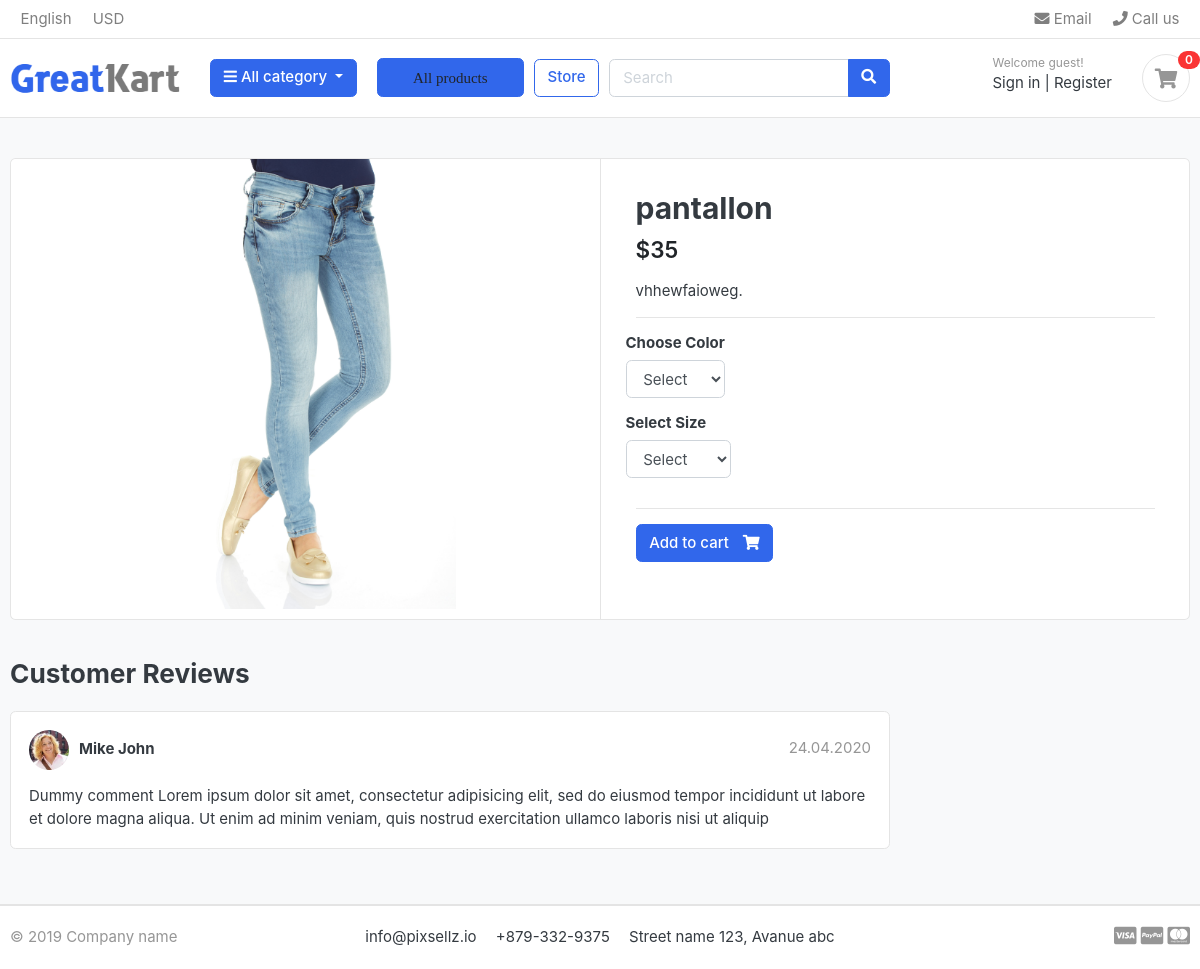
The app's page /store/category/pantallon/pantallon/ with its own data.
### store/models.py (models this page shows, shortened)
class Product(models.Model):
    product_name=models.CharField(max_length=50,unique=True)
    slug=models.SlugField(max_length=50,unique=True)
    description=models.TextField(max_length=500,blank=True)
    price=models.IntegerField()
    image=models.ImageField(upload_to='photos/products')
    stock=models.IntegerField()
    is_available=models.BooleanField(default=True)
    category=models.ForeignKey(category,on_delete=models.CASCADE)
    created_date=models.DateTimeField(auto_now_add=True)
    modified_date=models.DateTimeField(auto_now=True)

### store/views.py (the view)
# urls.py: path('store/category/<slug:category_slug>/<slug:product_slug>/', views.product_detail, name='products_details'),  # Fixed the URL pattern
def product_detail(request,category_slug,product_slug):
    try:
        single_product = Product.objects.get(category__slug=category_slug,slug=product_slug)#dans produit je dois recuperer le slug se trouvant dans categorie
        in_cart=CartItem.objects.filter(cart__cart_id=_cart_id(request),product=single_product).exists()
    except Exception as e:
        raise e
    context={
        'single_product':single_product,
        'in_cart':in_cart
    }
    return render(request,'store/product_detail.html',context)

### carts/context_processors.py (called while the page is built)
def counter(request):
    cart_count=0
    if 'admin' in request.path:
        return {}
    else:
        try:
            cart=Cart.objects.filter(cart_id=_cart_id(request))
            if request.user.is_authenticated:
                cart_items = CartItem.objects.all().filter(user=request.user)
            else:
                cart_items = CartItem.objects.all().filter(cart=cart[:1])
            for cart_item in cart_items:
                cart_count += cart_item.quantity
        except Cart.DoesNotExist:
            cart_count=0
    return dict(cart_count = cart_count)

### carts/views.py (called while the page is built)
def _cart_id(request):
    cart = request.session.session_key
    if not cart:
        request.session.create()
        cart = request.session.session_key
    return cart

### category/context_processor.py (called while the page is built)
def menu_link(request):
    links = category.objects.all()
    return dict(links=links)

### category/models.py (called while the page is built)
    def get_url(self):
        return reverse('products_by_category',args=[self.slug])

### store/models.py (called while the page is built)
    def colors(self):
        return super(VariationManager,self).filter(variation_category='color',is_active=True)

    def sizes(self):
        return super(VariationManager,self).filter(variation_category='size',is_active=True)

### e_commerce/templates/store/product_detail.html (shortened to what this page needs)
{% extends "base.html" %}
{% load static %}
{% block content %}
<section class="section-content padding-y bg">
    <div class="container">
    <div class="card">
        <div class="row no-gutters">
            <aside class="col-md-6">
    <article class="gallery-wrap">
        <div class="img-big-wrap">
           <a href="#"><img src="{{ single_product.image.url }}"></a>
        </div>
    </article>
            </aside>
            <main class="col-md-6 border-left">
      <form action = "{% url 'add_cart' single_product.id %}" method="POST">
          <article class="content-body">
          <h2 class="title">{{ single_product.product_name }}</h2>
          <div class="mb-3">
              <var class="price h4">${{ single_product.price }}</var>
          </div>
          <p>{{ single_product.description }}.</p>
          <hr>
              <div class="row">
                  <div class="item-option-select">
                      <h6>Choose Color</h6>
                      <select name="color" class="form-control" required>
                        <option value="" disable selected>Select</option>
                      </select>
                  </div>
              </div>
              <div class="row">
                  <div class="item-option-select">
                      <h6>Select Size</h6>
                      <select name="size" class="form-control" required>
                        <option value="" disable selected>Select</option>
                      </select>
                  </div>
              </div>
              <hr>
              {% if single_product.stock <= 0 %}
                  <h5 class="text-danger">Out of stock </h5>
                  {% else %}
                  <button type="submit" class="btn  btn-primary"> <span class="text">Add to cart</span> <i class="fas fa-shopping-cart"></i>  </button>
              {% endif %}
          </article>
  </form>
            </main>
        </div>
    </div>
    <br>
    <div class="row">
                <div class="col-md-9">
        <header class="section-heading">
            <h3>Customer Reviews </h3>
        </header>
        <article class="box mb-3">
            <div class="icontext w-100">
                <img src="{% static './images/avatars/avatar1.jpg'%}" class="img-xs icon rounded-circle">
                <div class="text">
                    <span class="date text-muted float-md-right">24.04.2020 </span>
                    <h6 class="mb-1">Mike John </h6>
                </div>
            </div>
            <div class="mt-3">
                <p>
                    Dummy comment Lorem ipsum dolor sit amet, consectetur adipisicing elit, sed do eiusmod
                    tempor incididunt ut labore et dolore magna aliqua. Ut enim ad minim veniam,
                    quis nostrud exercitation ullamco laboris nisi ut aliquip
                </p>
            </div>
        </article>
        </div>
    </div>
    </div>
    </section>
{% endblock%}

### e_commerce/static/css/ui.css (style rules this page uses)
html { font-family: "Inter", sans-serif; font-size: 15px; }
.content-body { flex: 1 1 auto; padding: 2rem 2.3rem; }
.img-xs, .img-sm, .img-md, .img-lg { -o-object-fit: cover; object-fit: cover; flex-shrink: 0; flex-grow: 0; }
.img-xs { width: 40px; height: 40px; }
.padding-y { padding-top: 40px; padding-bottom: 40px; }
var { font-style: normal; }
article:after, .form-group:after { display: block; clear: both; content: ""; }
.bg { background-color: #f8f9fa; }
.section-heading { margin-bottom: 20px; margin-top: 15px; }
p:last-child { margin-bottom: 0; }
.btn .text + i { margin-left: 10px; }
.icontext { display: inline-flex; align-items: center; vertical-align: middle; }
.icontext .text { width: 100%; line-height: 1.2; }
.icontext .icon { position: relative; margin-right: 10px; flex-shrink: 0; flex-grow: 0; }
.price { font-weight: 600; color: #212529; }
.box { padding: 18px; background: #fff; border-radius: 0.37rem; border: 1px solid #e4e4e4; }
.box img { max-width: 100%; }
.gallery-wrap .img-big-wrap { margin-bottom: 10px; border-radius: 0.37rem; overflow: hidden; background-color: #fff; }
.gallery-wrap .img-big-wrap a { text-align: center; display: block; }
.gallery-wrap .img-big-wrap img { height: 450px; width: auto; display: inline-block; }
.item-option-select { margin-bottom: 1rem; display: inline-block; margin-right: 15px; }

### records on screen
Product: image (picture), product_name "pantallon", price "35", description "vhhewfaioweg"

### other values on screen
{{ cart_count }} "0"
